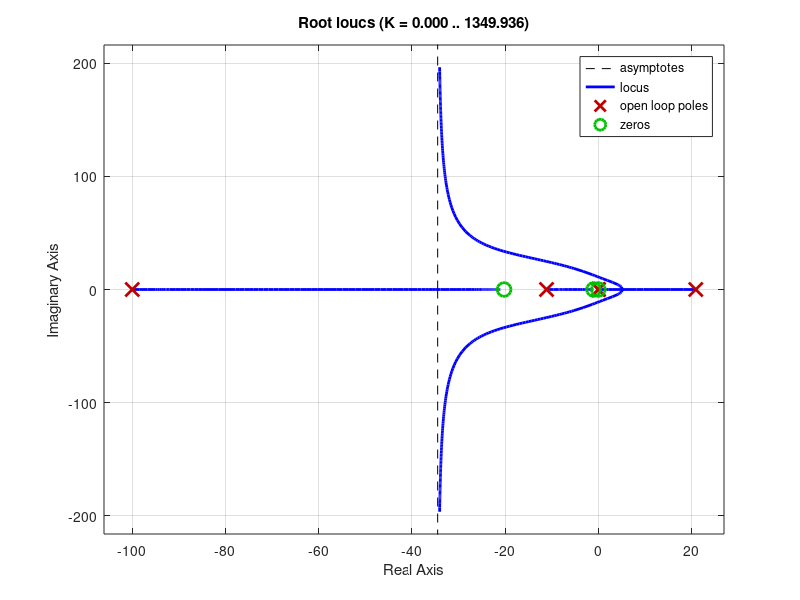

MATLAB code for this plot: (Note: this script raises an error after producing the figure.)
Kt=0.0293;
Ke=0.0355;
Jm=2.9e-5;
Jgear=0.153e-4;
Ja=10.3e-3;
Js=1.95e-3;
Lm=1.56e-4;
Rm=1.02;
Bm=1.59e-4;
Bgear=1.11e-3;
N=0.3;
La=0.33;
Ls=0.4;
Ms=0.334;
Ma=0.288;
Bas=0;%1e-3;
g=9.8;

%%Transfer Function Creation
	s=tf('s');

%% ThetaA/U parameters

	A=(Jm+Jgear)/N^3+Ls*Ms*La/8-Ja;

	B=((Kt*Ke)/Rm+Bgear+Bm)/N^3;

	C=(-3*g)/(2*Ls)*((Jgear+Jm)/N^3-Ja)-g*La*(Ms/4+Ma);

	D=3*g/(2*Ls*N^3)*(Bgear+Kt*Ke/Rm+Bm);

	E=-3*g^2*La/(4*Ls)*(Ma+Ms);

	Fua=(-Kt/Rm*(s^2-3/2*g/Ls))/(A*s^4+B*s^3+C*s^2+D*s+E)

%% Without ThetaS

	F=1/N^3*(Jm+Jgear)-Ja;
	G=1/N^3*(Kt*Ke/Rm+Bgear+Bm);
	H=g*La*(Ms+Ma);
	Fua2=(Kt/Rm)/(s^2*F+s*G+H)

%% DistanceAlpha/ThetaA

	Fda=(-La*3*g/(2*Ls))/(s^2-3*g/(2*Ls));


%% Controller Design

	Karm = 89;
	Kstick = 22.8;
	ControllerArm = -Karm*((2+0.075*100/(1+100/s)+0.5/s)+1.5/s);
	ControllerStick = -Kstick*(1+0.1*100/(1+100/s)+1/s);


%% Full transfer functions of the system
	ControlledSysStick = feedback(ControllerStick*Fda,1);
	ControlledSysArm = feedback(ControllerArm*Fua2,1);


%% Root locus to simulate diffent controllers
	figure (1)
		rlocus(ControllerArm*Fua2/Karm);
	hold on;
		rlocus(ControllerStick*Fda/Kstick,'--');
	legend('ArmLoop','StickLoop','Location','southwest')
	hold off;

	figure (2);
		rlocus(ControllerArm*Fua2/Karm);
	legend('ArmLoop','Location','southwest')

	figure (3);
		rlocus(ControllerStick*Fda/Kstick);
	legend('StickLoop','Location','southwest')


%% Poles mapping

	figure (4)
		pzmap(feedback(ControlledSysArm,1),'b');
	hold on;
		pzmap(ControlledSysStick,'r');	
	legend('ArmLoop','StickLoop','Location','southwest')
	hold off;
    
    
    figure (5) 
    step(ControlledSysArm)
    hold on;
    grid on
    step(ControlledSysStick)
    hold off;


%% Natural frequencies and their influence
	[WnArm,zetaArm] = damp(ControlledSysArm)
	[WnStick,zetaStick] = damp(ControlledSysStick)

    

% figure (3)
% margin(60*Fua2*ControllerA)
% figure (4)
% margin(-Fda)


%pidTuner(Fda)
